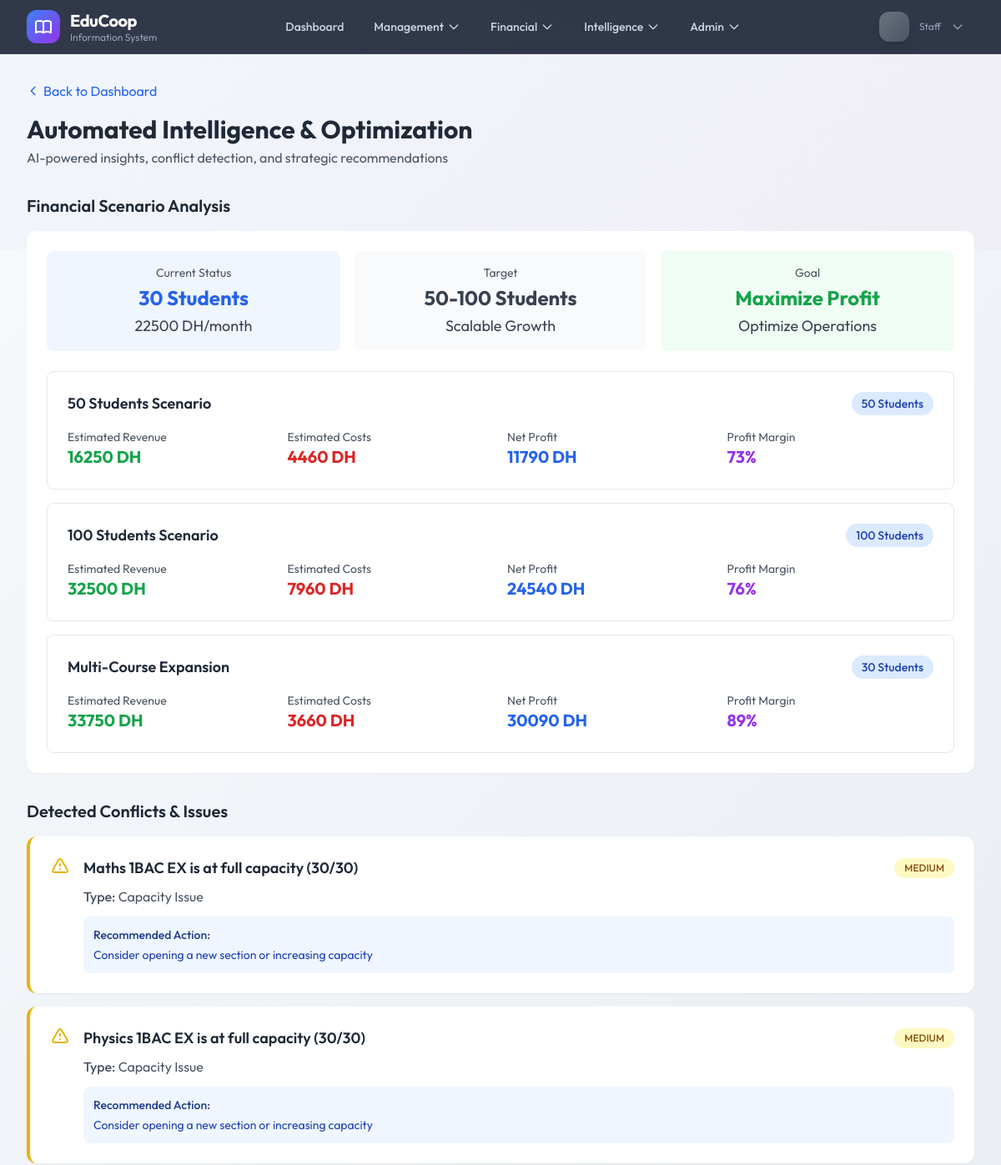
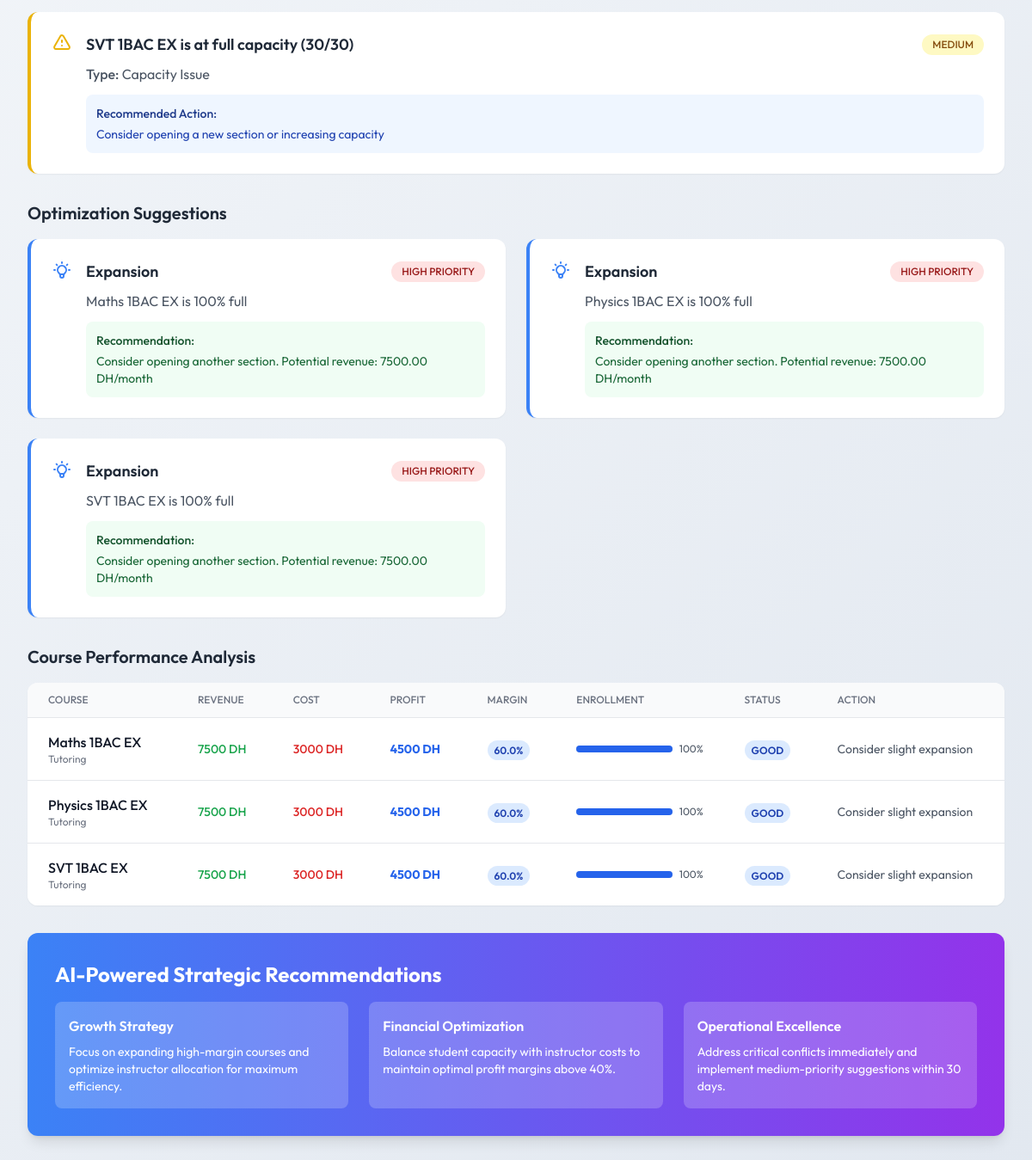
The app's page /intelligence/ (signed in), older data (2 pictures, top to bottom).
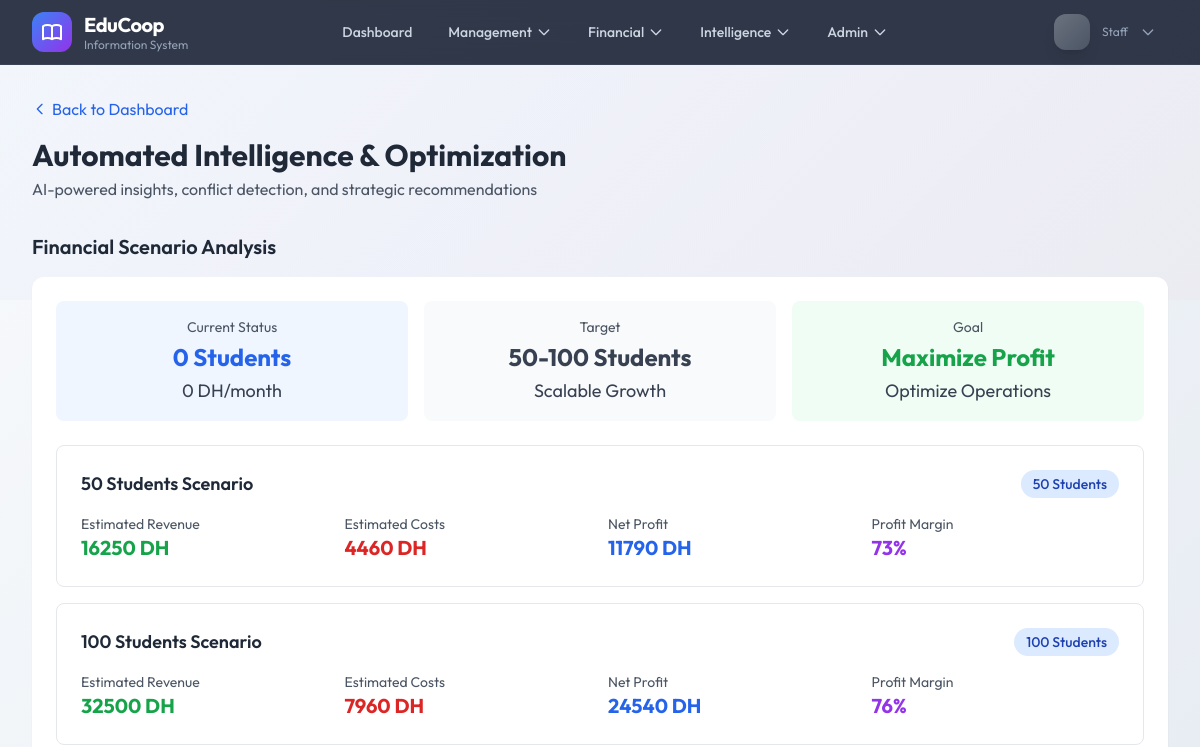
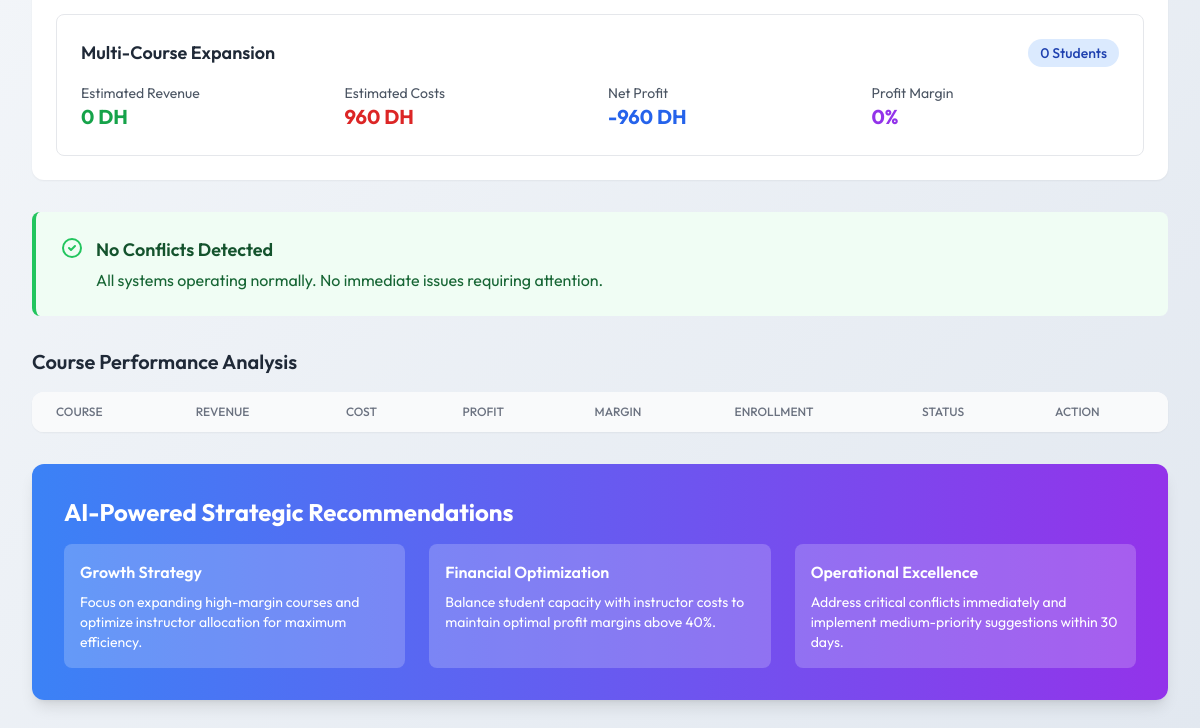
The same page, newer data (2 pictures, top to bottom).
### core/models.py (models this page shows, shortened)
class Course(models.Model):
    COURSE_TYPE_CHOICES = [
        ('tutoring', 'Tutoring'),
        ('it_course', 'IT Course'),
    ]
    SUBJECT_CHOICES = [
        ('math', 'Mathematics'),
        ('physics', 'Physics'),
        ('life_sciences', 'Life Sciences'),
        ('it_training', 'IT Training'),
    ]
    name = models.CharField(max_length=200)
    course_type = models.CharField(max_length=20, choices=COURSE_TYPE_CHOICES)
    subject = models.CharField(max_length=20, choices=SUBJECT_CHOICES)
    description = models.TextField(blank=True)
    instructors = models.ManyToManyField(Instructor, related_name='courses', blank=True)
    monthly_fee = models.DecimalField(max_digits=8, decimal_places=2)
    enrollment_limit = models.PositiveIntegerField(default=30)
    duration_hours = models.PositiveIntegerField(default=8, help_text="Duration in hours per month")
    start_date = models.DateField(null=True, blank=True)
    end_date = models.DateField(null=True, blank=True)
    is_active = models.BooleanField(default=True)
    created_at = models.DateTimeField(auto_now_add=True)
    updated_at = models.DateTimeField(auto_now=True)
    @property
    def enrolled_count(self):
        return self.enrollments.filter(is_active=True).count()
    class Meta:
        ordering = ['name']

### core/views.py (the view)
@login_required
@manager_required
def system_intelligence_dashboard(request):
    conflicts = detect_instructor_conflicts()
    suggestions = generate_schedule_suggestions()
    projections = calculate_financial_projections()
    course_recommendations = analyze_course_performance()
    context = {
        'conflicts': conflicts,
        'suggestions': suggestions,
        'projections': projections,
        'course_recommendations': course_recommendations,
    }
    return render(request, 'core/intelligence_dashboard.html', context)

### core/context_processors.py (called while the page is built)
def user_permissions(request):
    if request.user.is_authenticated:
        return {
            'user_is_admin': request.user.is_admin,
            'user_is_manager': request.user.is_manager,
            'user_is_accountant': request.user.can_view_financials,
            'user_is_instructor': request.user.role == 'instructor',
            'user_is_staff': request.user.role == 'staff',
            'user_can_manage_students': request.user.role in ['staff', 'manager', 'admin'],
            'user_can_manage_courses': request.user.is_manager,
            'user_can_view_payments': request.user.role != 'instructor',
            'user_can_manage_payments': request.user.can_view_financials,
        }
    return {}

### core/models.py (called while the page is built)
    @property
    def is_admin(self):
        return self.role == 'admin' or self.is_superuser

    @property
    def is_manager(self):
        return self.role in ['admin', 'manager'] or self.is_superuser

    @property
    def can_view_financials(self):
        return self.role in ['admin', 'manager', 'accountant'] or self.is_superuser

### templates/core/intelligence_dashboard.html (shortened to what the changed rows need)
{% extends 'base.html' %}
{% block content %}
<div class="mb-8">
    <h1 class="text-3xl font-bold text-gray-800">Automated Intelligence & Optimization</h1>
</div>
<div class="mb-8">
    <h2 class="text-xl font-semibold text-gray-800 mb-4">Financial Scenario Analysis</h2>
    <div class="bg-white rounded-xl shadow-sm p-6 mb-4">
        <div class="grid grid-cols-1 md:grid-cols-3 gap-4 mb-6">
            <div class="text-center p-4 bg-blue-50 rounded-lg">
                <p class="text-sm text-gray-600 mb-1">Current Status</p>
                <p class="text-2xl font-bold text-blue-600">{{ projections.current_students }} Students</p>
                <p class="text-lg text-gray-700 mt-1">{{ projections.current_monthly_revenue|floatformat:0 }} DH/month</p>
            </div>
        </div>
        <div class="space-y-4">
            {% for scenario in projections.scenarios %}
            <div class="border border-gray-200 rounded-lg p-6">
                <div class="flex items-center justify-between mb-4">
                    <h3 class="text-lg font-semibold text-gray-800">{{ scenario.name }}</h3>
                    <span class="px-3 py-1 bg-blue-100 text-blue-800 rounded-full text-sm font-medium">
                        {{ scenario.students }} Students
                    </span>
                </div>
                <div class="grid grid-cols-1 md:grid-cols-4 gap-4">
                    <div>
                        <p class="text-sm text-gray-600">Estimated Revenue</p>
                        <p class="text-xl font-bold text-green-600">{{ scenario.estimated_revenue|floatformat:0 }} DH</p>
                    </div>
                    <div>
                        <p class="text-sm text-gray-600">Estimated Costs</p>
                        <p class="text-xl font-bold text-red-600">{{ scenario.estimated_costs|floatformat:0 }} DH</p>
                    </div>
                    <div>
                        <p class="text-sm text-gray-600">Net Profit</p>
                        <p class="text-xl font-bold text-blue-600">{{ scenario.estimated_profit|floatformat:0 }} DH</p>
                    </div>
                    <div>
                        <p class="text-sm text-gray-600">Profit Margin</p>
                        <p class="text-xl font-bold text-purple-600">
                            {% if scenario.estimated_revenue > 0 %}
                            {% widthratio scenario.estimated_profit scenario.estimated_revenue 100 %}%
                            {% else %}0%{% endif %}
                        </p>
                    </div>
                </div>
            </div>
            {% endfor %}
        </div>
    </div>
</div>
{% if conflicts %}
<div class="mb-8">
    <h2 class="text-xl font-semibold text-gray-800 mb-4">Detected Conflicts & Issues</h2>
    <div class="space-y-4">
        {% for conflict in conflicts %}
        <div class="bg-white rounded-xl shadow-sm p-6 border-l-4
            {% if conflict.severity == 'critical' %}border-red-500
            {% elif conflict.severity == 'high' %}border-orange-500
            {% else %}border-yellow-500{% endif %}">
            <div class="flex items-start">
                <div class="flex-shrink-0">
                    <svg class="w-6 h-6
                        {% if conflict.severity == 'critical' %}text-red-500
                        {% elif conflict.severity == 'high' %}text-orange-500
                        {% else %}text-yellow-500{% endif %}"
                        fill="none" stroke="currentColor" viewBox="0 0 24 24">
                        <path stroke-linecap="round" stroke-linejoin="round" stroke-width="2" d="M12 9v2m0 4h.01m-6.938 4h13.856c1.54 0 2.502-1.667 1.732-3L13.732 4c-.77-1.333-2.694-1.333-3.464 0L3.34 16c-.77 1.333.192 3 1.732 3z"></path>
                    </svg>
                </div>
                <div class="ml-4 flex-1">
                    <div class="flex items-center justify-between mb-2">
                        <h3 class="text-lg font-semibold text-gray-800">{{ conflict.message }}</h3>
                        <span class="px-3 py-1 rounded-full text-xs font-medium
                            {% if conflict.severity == 'critical' %}bg-red-100 text-red-800
                            {% elif conflict.severity == 'high' %}bg-orange-100 text-orange-800
                            {% else %}bg-yellow-100 text-yellow-800{% endif %}">
                            {{ conflict.severity|upper }}
                        </span>
                    </div>
                    <p class="text-gray-600 mb-3">
                        <span class="font-medium">Type:</span> {{ conflict.type|title }} Issue
                    </p>
                    <div class="bg-blue-50 p-3 rounded-lg">
                        <p class="text-sm font-medium text-blue-900">Recommended Action:</p>
                        <p class="text-sm text-blue-800 mt-1">{{ conflict.recommendation }}</p>
                    </div>
                </div>
            </div>
        </div>
        {% endfor %}
    </div>
</div>
{% else %}
<div class="mb-8">
    <div class="bg-green-50 border-l-4 border-green-500 p-6 rounded-lg">
        <div class="flex">
            <svg class="w-6 h-6 text-green-500 mr-3" fill="none" stroke="currentColor" viewBox="0 0 24 24">
                <path stroke-linecap="round" stroke-linejoin="round" stroke-width="2" d="M9 12l2 2 4-4m6 2a9 9 0 11-18 0 9 9 0 0118 0z"></path>
            </svg>
            <div>
                <h3 class="text-lg font-semibold text-green-900">No Conflicts Detected</h3>
                <p class="text-green-800 mt-1">All systems operating normally. No immediate issues requiring attention.</p>
            </div>
        </div>
    </div>
</div>
{% endif %}
{% if suggestions %}
<div class="mb-8">
    <h2 class="text-xl font-semibold text-gray-800 mb-4">Optimization Suggestions</h2>
    <div class="grid grid-cols-1 md:grid-cols-2 gap-6">
        {% for suggestion in suggestions %}
        <div class="bg-white rounded-xl shadow-sm p-6 border-l-4 border-blue-500">
            <div class="flex items-start">
                <div class="flex-shrink-0">
                </div>
                <div class="ml-4 flex-1">
                    <div class="flex items-center justify-between mb-2">
                        <h3 class="text-lg font-semibold text-gray-800">{{ suggestion.type|title }}</h3>
                        <span class="px-3 py-1 rounded-full text-xs font-medium
                            {% if suggestion.priority == 'high' %}bg-red-100 text-red-800
                            {% elif suggestion.priority == 'medium' %}bg-yellow-100 text-yellow-800
                            {% else %}bg-green-100 text-green-800{% endif %}">
                            {{ suggestion.priority|upper }} PRIORITY
                        </span>
                    </div>
                    <p class="text-gray-600 mb-3">{{ suggestion.message }}</p>
                    <div class="bg-green-50 p-3 rounded-lg">
                        <p class="text-sm font-medium text-green-900">Recommendation:</p>
                        <p class="text-sm text-green-800 mt-1">{{ suggestion.recommendation }}</p>
                    </div>
                </div>
            </div>
        </div>
        {% endfor %}
    </div>
</div>
{% endif %}
<div class="mb-8">
    <h2 class="text-xl font-semibold text-gray-800 mb-4">Course Performance Analysis</h2>
    <div class="bg-white rounded-xl shadow-sm overflow-hidden">
        <table class="min-w-full divide-y divide-gray-200">
            <thead class="bg-gray-50">
                <tr>
                    <th class="px-6 py-3 text-left text-xs font-medium text-gray-500 uppercase">Course</th>
                    <th class="px-6 py-3 text-left text-xs font-medium text-gray-500 uppercase">Revenue</th>
                    <th class="px-6 py-3 text-left text-xs font-medium text-gray-500 uppercase">Cost</th>
                    <th class="px-6 py-3 text-left text-xs font-medium text-gray-500 uppercase">Profit</th>
                    <th class="px-6 py-3 text-left text-xs font-medium text-gray-500 uppercase">Margin</th>
                    <th class="px-6 py-3 text-left text-xs font-medium text-gray-500 uppercase">Enrollment</th>
                    <th class="px-6 py-3 text-left text-xs font-medium text-gray-500 uppercase">Status</th>
                    <th class="px-6 py-3 text-left text-xs font-medium text-gray-500 uppercase">Action</th>
                </tr>
            </thead>
            <tbody class="bg-white divide-y divide-gray-200">
                {% for rec in course_recommendations %}
                <tr class="hover:bg-gray-50">
                    <td class="px-6 py-4">
                        <a href="{% url 'core:course_detail' rec.course.pk %}" class="font-medium text-gray-900 hover:text-blue-600">
                            {{ rec.course.name }}
                        </a>
                        <p class="text-xs text-gray-500">{{ rec.course.get_course_type_display }}</p>
                    </td>
                    <td class="px-6 py-4 text-sm text-green-600 font-medium">{{ rec.revenue|floatformat:0 }} DH</td>
                    <td class="px-6 py-4 text-sm text-red-600 font-medium">{{ rec.cost|floatformat:0 }} DH</td>
                    <td class="px-6 py-4 text-sm text-blue-600 font-bold">{{ rec.profit|floatformat:0 }} DH</td>
                    <td class="px-6 py-4">
                        <span class="px-2 py-1 text-xs font-semibold rounded-full
                            {% if rec.margin > 60 %}bg-green-100 text-green-800
                            {% elif rec.margin > 40 %}bg-blue-100 text-blue-800
                            {% elif rec.margin > 20 %}bg-yellow-100 text-yellow-800
                            {% else %}bg-red-100 text-red-800{% endif %}">
                            {{ rec.margin|floatformat:1 }}%
                        </span>
                    </td>
                    <td class="px-6 py-4">
                        <div class="flex items-center">
                            <div class="flex-1 bg-gray-200 rounded-full h-2 mr-2" style="width: 100px;">
                                <div class="bg-blue-600 h-2 rounded-full" style="width: {{ rec.enrollment_rate }}%"></div>
                            </div>
                            <span class="text-xs text-gray-600">{{ rec.enrollment_rate }}%</span>
                        </div>
                    </td>
                    <td class="px-6 py-4">
                        <span class="px-2 py-1 text-xs font-semibold rounded-full
                            {% if rec.status == 'excellent' %}bg-green-100 text-green-800
                            {% elif rec.status == 'good' %}bg-blue-100 text-blue-800
                            {% elif rec.status == 'fair' %}bg-yellow-100 text-yellow-800
                            {% else %}bg-red-100 text-red-800{% endif %}">
                            {{ rec.status|upper }}
                        </span>
                    </td>
                    <td class="px-6 py-4 text-sm text-gray-600">{{ rec.action }}</td>
                </tr>
                {% endfor %}
            </tbody>
        </table>
    </div>
</div>
<div class="bg-gradient-to-r from-blue-500 to-purple-600 rounded-xl shadow-lg p-8 text-white">
    <h2 class="text-2xl font-bold mb-4">AI-Powered Strategic Recommendations</h2>
</div>
{% endblock %}

Row changes from the older to the newer data that the page shows:
removed Course: message "Maths 1BAC EX is at full capacity (30/30)", severity "MEDIUM", type "Capacity", recommendation "Consider opening a new section or increasing capacity", type "Expansion", priority "HIGH", message "Maths 1BAC EX is 100% full", recommendation "Consider opening another section. Potential revenue: 7500.00 DH/month", course.name "Maths 1BAC EX", course.course_type "Tutoring", revenue "7500", cost "3000", profit "4500", margin "60.0", enrollment_rate "100", status "GOOD", action "Consider slight expansion"
removed Course: message "Physics 1BAC EX is at full capacity (30/30)", severity "MEDIUM", type "Capacity", recommendation "Consider opening a new section or increasing capacity", type "Expansion", priority "HIGH", message "Physics 1BAC EX is 100% full", recommendation "Consider opening another section. Potential revenue: 7500.00 DH/month", course.name "Physics 1BAC EX", course.course_type "Tutoring", revenue "7500", cost "3000", profit "4500", margin "60.0", enrollment_rate "100", status "GOOD", action "Consider slight expansion"
removed Course: message "SVT 1BAC EX is at full capacity (30/30)", severity "MEDIUM", type "Capacity", recommendation "Consider opening a new section or increasing capacity", type "Expansion", priority "HIGH", message "SVT 1BAC EX is 100% full", recommendation "Consider opening another section. Potential revenue: 7500.00 DH/month", course.name "SVT 1BAC EX", course.course_type "Tutoring", revenue "7500", cost "3000", profit "4500", margin "60.0", enrollment_rate "100", status "GOOD", action "Consider slight expansion"
Text that changed along with them:
{{ projections.current_students }}: "30" → "0"
{{ projections.current_monthly_revenue|floatformat:0 }}: "22500" → "0"
new list line: "Multi-Course Expansion 0 Students Estimated Revenue 0 DH Estimated Costs 960 DH Net Profit -960 DH Profit Margin 0%"
text no longer shown: "Detected Conflicts & Issues Optimization Suggestions"
text now shown: "No Conflicts Detected All systems operating normally. No immediate issues requiring attention."
list line gone: "Multi-Course Expansion 30 Students Estimated Revenue 33750 DH Estimated Costs 3660 DH Net Profit 30090 DH Profit Margin 89 %"
